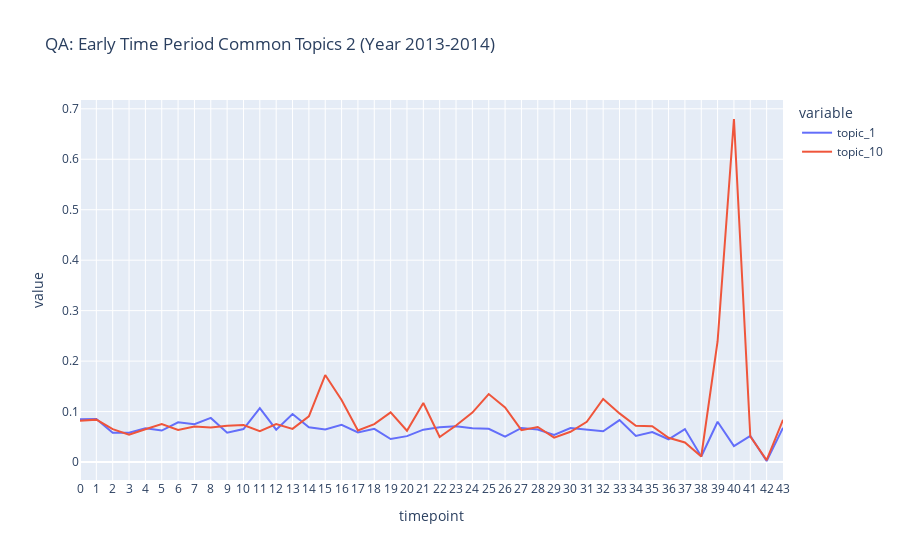

The code cell stored with this chart in its notebook:
### Markdown cell above
## QA: Early Time Period Common Topics 2 (Year 2013-2014)

### Code cell
fig = px.line(qa_dtm_td, x="timepoint", y=['topic_1', 'topic_10'],
              title='QA: Early Time Period Common Topics 2 (Year 2013-2014)')
fig.update_xaxes(
    dtick="M1",
    tickformat="%b %d",
    ticklabelmode="period")
fig.show()

### Figure 1 — Plotly figure (JSON) as saved in the notebook; plotly's stock layout.template omitted (floating-point values rounded to 4 significant figures)
{"data": [{"hovertemplate": "variable=topic_1<br>timepoint=%{x}<br>value=%{y}<extra></extra>", "legendgroup": "topic_1", "line": {"color": "#636efa", "dash": "solid"}, "marker": {"symbol": "circle"}, "mode": "lines", "name": "topic_1", "orientation": "v", "showlegend": true, "type": "scatter", "x": [0, 1, 2, 3, 4, 5, 6, 7, 8, 9, 10, 11, 12, 13, 14, 15, 16, 17, 18, 19, 20, 21, 22, 23, 24, 25, 26, 27, 28, 29, 30, 31, 32, 33, 34, 35, 36, 37, 38, 39, 40, 41, 42, 43], "xaxis": "x", "y": [0.08473, 0.0851, 0.05802, 0.05811, 0.06698, 0.06245, 0.07887, 0.07499, 0.08738, 0.05822, 0.06526, 0.1069, 0.06406, 0.095, 0.06884, 0.06454, 0.0739, 0.05857, 0.06576, 0.04559, 0.05137, 0.06417, 0.06912, 0.07112, 0.06716, 0.0658, 0.05018, 0.06762, 0.06434, 0.05386, 0.06742, 0.06363, 0.06082, 0.08317, 0.0519, 0.05942, 0.04511, 0.06532, 0.01087, 0.07978, 0.03172, 0.05184, 0.002055, 0.06772], "yaxis": "y"}, {"hovertemplate": "variable=topic_10<br>timepoint=%{x}<br>value=%{y}<extra></extra>", "legendgroup": "topic_10", "line": {"color": "#EF553B", "dash": "solid"}, "marker": {"symbol": "circle"}, "mode": "lines", "name": "topic_10", "orientation": "v", "showlegend": true, "type": "scatter", "x": [0, 1, 2, 3, 4, 5, 6, 7, 8, 9, 10, 11, 12, 13, 14, 15, 16, 17, 18, 19, 20, 21, 22, 23, 24, 25, 26, 27, 28, 29, 30, 31, 32, 33, 34, 35, 36, 37, 38, 39, 40, 41, 42, 43], "xaxis": "x", "y": [0.08181, 0.08401, 0.0652, 0.05417, 0.06502, 0.07526, 0.06376, 0.07062, 0.06843, 0.07171, 0.07316, 0.06098, 0.07539, 0.06567, 0.09069, 0.1724, 0.123, 0.06256, 0.07518, 0.09834, 0.06212, 0.1171, 0.04959, 0.07245, 0.09798, 0.1348, 0.1082, 0.06325, 0.0694, 0.04844, 0.05993, 0.07986, 0.1249, 0.09637, 0.07192, 0.071, 0.04808, 0.03881, 0.01097, 0.2394, 0.6798, 0.05056, 0.003729, 0.08358], "yaxis": "y"}], "layout": {"legend": {"title": {"text": "variable"}, "tracegroupgap": 0}, "title": {"text": "QA: Early Time Period Common Topics 2 (Year 2013-2014)"}, "xaxis": {"anchor": "y", "domain": [0, 1], "dtick": "M1", "tickformat": "%b %d", "ticklabelmode": "period", "title": {"text": "timepoint"}}, "yaxis": {"anchor": "x", "domain": [0, 1], "title": {"text": "value"}}}}
